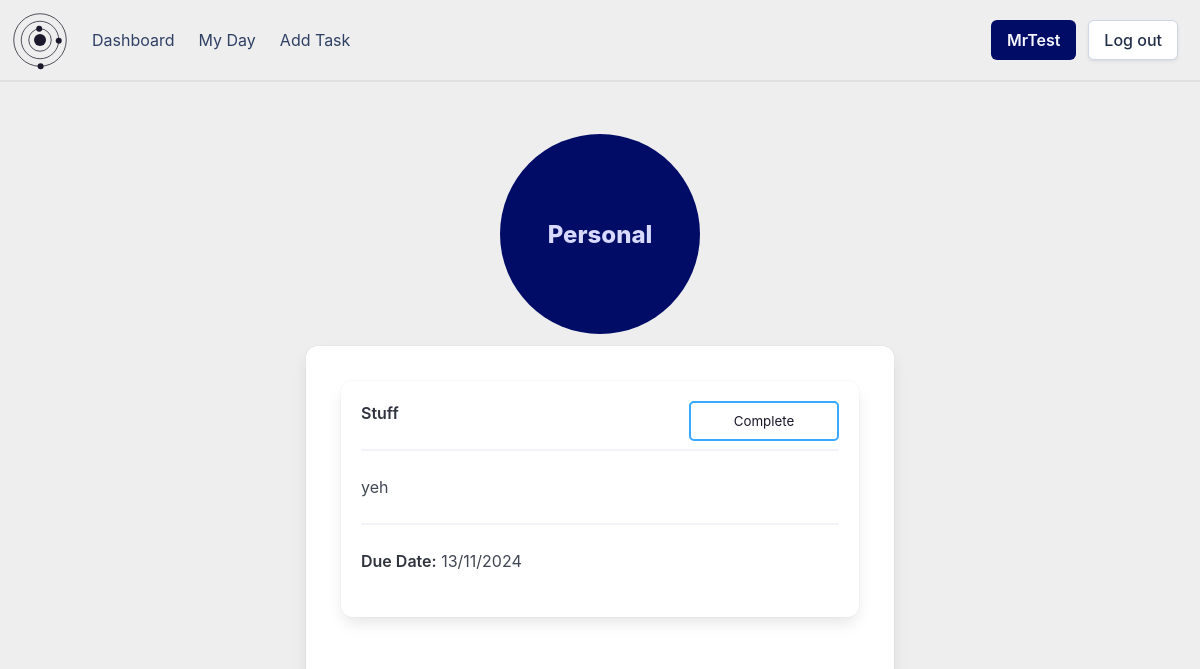
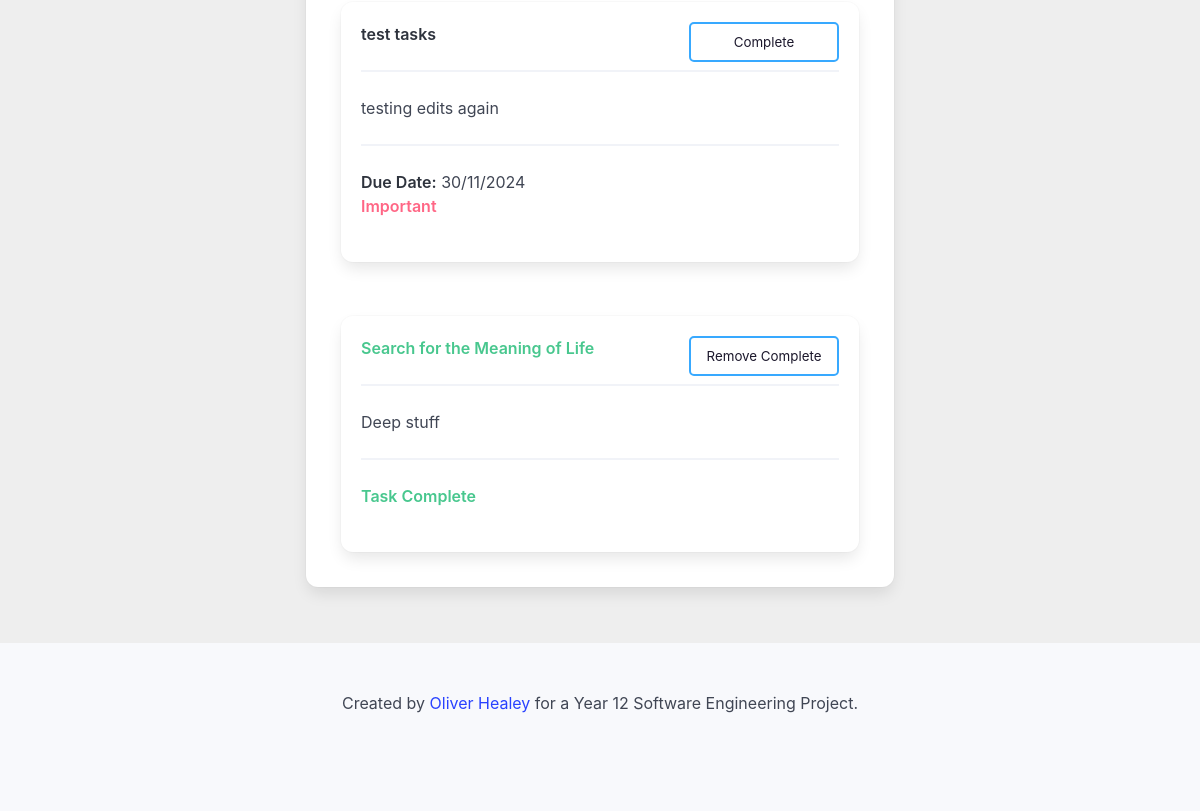
Page /group/c74d19f8-bd10-4c23-b916-0b0c3a8fa5c9 (signed in) on the earlier database version (2 pictures, top to bottom).
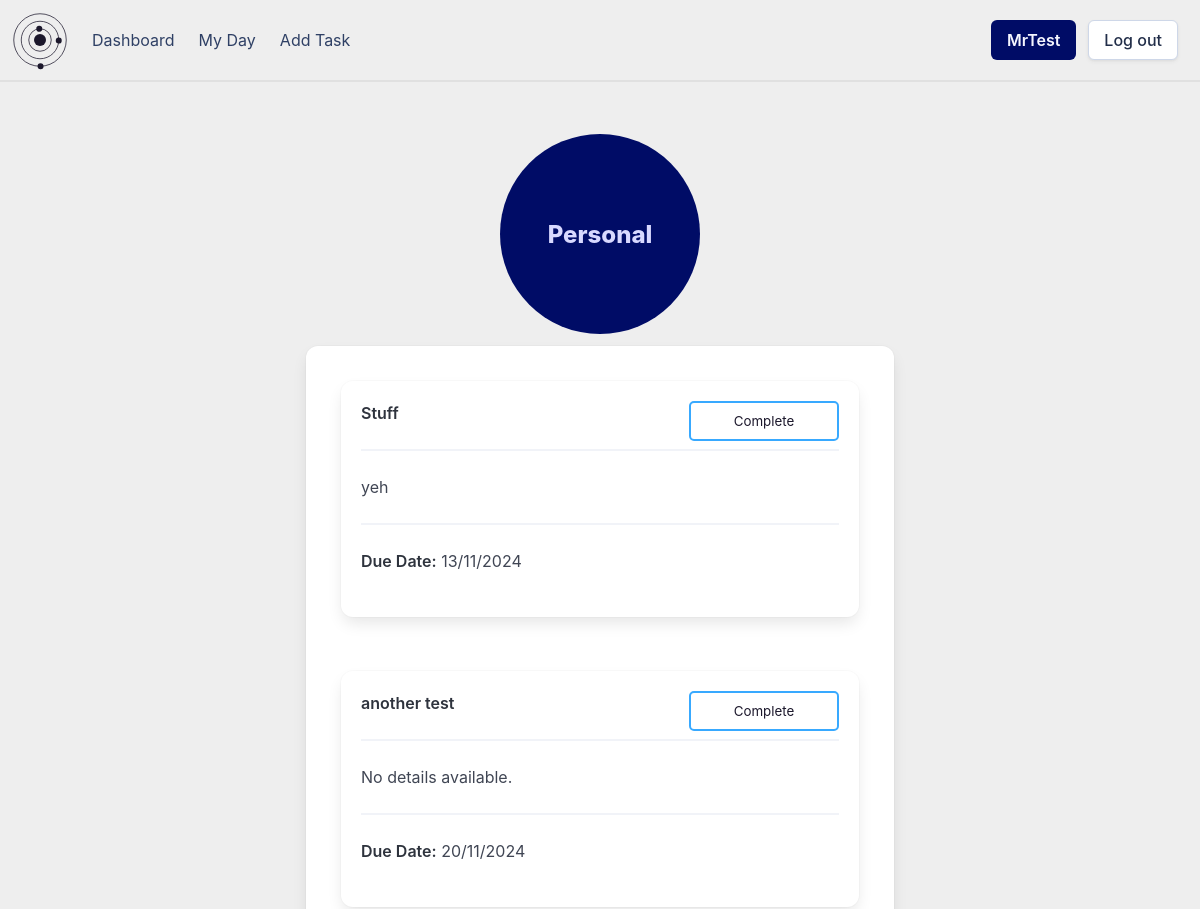
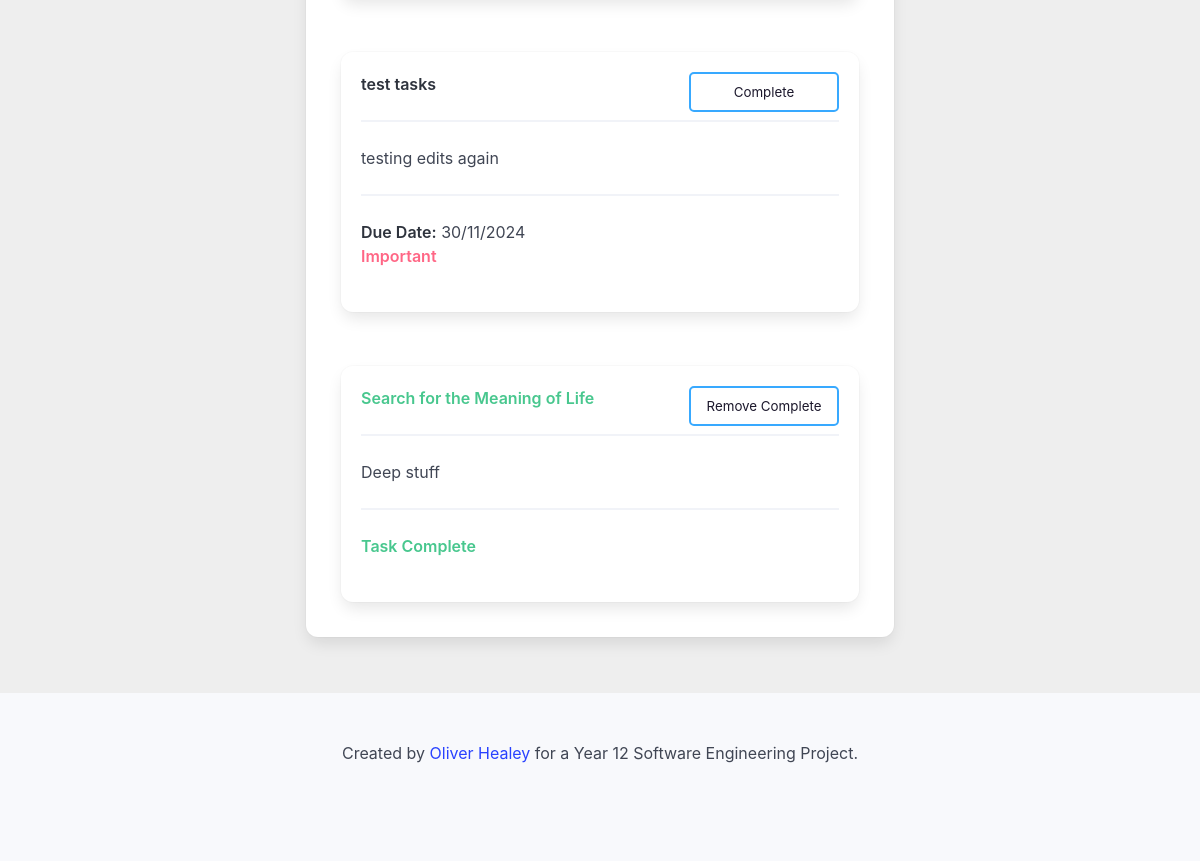
Same page on the later database version (2 pictures, top to bottom).
### setup_db.py (models this page shows)
class Group(Base):
    __tablename__ = 'groups'
    group_id = Column(String, primary_key=True, nullable=False)
    group_name = Column(String, nullable=False, unique=True)
    user_id = Column(String, ForeignKey('userdetails.id'), nullable=False)
    user = relationship('User', back_populates='groups')
    tasks = relationship('Task', back_populates='groups')

class Task(Base):
    __tablename__ = 'tasks'
    task_id = Column(String, primary_key=True)
    name = Column(String, nullable=False)
    details = Column(String)
    important = Column(Boolean, nullable=False)
    due_date = Column(DateTime, nullable=False)
    completed = Column(Boolean, nullable=False)
    user_id = Column(String, ForeignKey('userdetails.id'), nullable=False)
    group_id = Column(String, ForeignKey('groups.group_id'), nullable=False)
    user = relationship('User', back_populates='tasks')
    groups = relationship('Group', back_populates='tasks')

### app.py (the view)
@app.route('/group/<group_id>')
def viewGroup(group_id):
    if flaskSession.get('userId') is None:
        return redirect(url_for('login'))
    group = sessionDb.query(Group).filter(Group.group_id == group_id).first()
    tasks = sessionDb.query(Task).filter(Task.group_id == group_id).order_by(Task.due_date).all()
    return render_template('group.html', group=group, tasks=tasks, showDetails=True)

### templates/group.html (shortened to what this page needs)
{% extends 'base_loggedin.html' %}
{% block content %}
    <div class="circle-holder column is-full is-centered">
        <div class="group-circle" onclick="window.location.href='/group/{{ group.group_id }}'">
            <div class="hero-body">
                <p class="group-circle-title title is-4">{{ group.group_name }}</p>
            </div>
        </div>
    </div>
    <div class="columns is-centered">
        <div class="column is-half">
            <div class="box">
                <div class="columns is-multiline">
                    {% for task in tasks %}
                        {% if task.group_id == group.group_id %}
                            <div class="column is-full">
                                {% include 'task_box.html' %}
                            </div>
                        {% endif %}
                    {% endfor %}
                </div>
            </div>
        </div>
    </div>
{% endblock %}

### templates/base_loggedin.html (shortened to what this page needs)
<!DOCTYPE html>
<html>
    <head>
        <link rel="stylesheet" href= "{{ url_for('static',filename='styles/styles.css') }}">
    </head>
    <body>
        <div id="page-container">
            <header>
                <nav class="navbar" role="navigation" aria-label="main navigation">
                    <div class="navbar-brand">
                    </div>
                    <div class="navbar-menu">
                        <div class="navbar-start">
                            <a class="navbar-item" href="/dashboard">
                                Dashboard
                            </a>
                            <a class="navbar-item" href="/myday">
                                My Day
                            </a>
                            <a class="navbar-item" href="/addtask">
                                Add Task
                            </a>
                        </div>
                    <div class="navbar-end">
                        <div class="navbar-item">
                            <div class="buttons">
                                <a class="button is-link" href="">
                                <strong>{{ session['username'] }}</strong>
                                </a>
                                <a class="button" href="/">
                                    Log out
                                </a>
                            </div>
                        </div>
                    </div>
                    </div>
                </nav>
            </header>
            <section class="hero">
                <div class="hero-body">
            </section>
            <div class='content'>
                {% block content %}{% endblock %}
            </div>
            <div style="padding-bottom: 200px;"></div>
            <footer class="footer">
                <div class="content has-text-centered">
                    <p>
                        Created by <a href="https://github.com/healey-o/12-SE-webapp-assessment">Oliver Healey</a> for a Year 12 Software Engineering Project.
                    </p>
                </div>
            </footer>
        </div>
    </body>
</html>

### templates/task_box.html (shortened to what this page needs)
<div class="box task-box" onclick="window.location.href='/task/{{ task.task_id }}'">
    <div class="content">
        <p>
            <strong class="{{ 'has-text-success' if task.completed else '' }}">{{ task.name }}</strong>
            <hr>
            {% if showDetails %}
                {% if task.details %}
                    {{ task.details }}
                {% else %}
                    No details available.
                {% endif %}
                <hr>
            {% endif %}
            {% if not task.completed %}
                <strong class="">Due Date:</strong> {{ task.due_date.strftime('%d/%m/%Y') }}<br>
                {% if task.important %}
                    <strong class="has-text-danger circle-header">Important</strong><br>
                {% endif %}
            {% else %}
                <strong class="has-text-success">Task Complete</strong>
            {% endif %}
        </p>
    </div>
    {% if not task.completed %}
        <form action="/complete" method="POST">
            <input type="submit" value="Complete" class="task-complete-button">
        </form>
    {% else %}
        <form action="/decomplete" method="POST">
            <input type="submit" value="Remove Complete" class="task-complete-button">
        </form>
    {% endif %}
</div>

### static/styles/styles.css (style rules this page uses)
:root { --bulma-primary-h: 206deg; --bulma-primary-l: 61%; --bulma-link-l: 20%; --bulma-info-h: 63deg; --bulma-info-l: 68%; --bulma-scheme-s: 36%; --bulma-body-background-color: light-dark(#eeeeee, #0f141f); color-scheme: light dark; --accent-color: light-dark(#1c182c, #e0e0e0); --accent-color-invert: light-dark(#e0e0e0, #160f34); }
header { padding:10px; border-bottom: var(--accent-color-invert) solid 2px; }
body { margin: none; padding: none; }
#page-container { position: relative; min-height: 100vh; margin: none; padding: none; }
.navbar { background-color: var(--bulma-body-background-color); }
#logo-svg { padding-right: 10px; }
.hero-body { padding: 20px; }
.hero { margin-left: 20px; margin-right: 20px; border-radius: 20px; }
.circle-holder { display: flex; justify-content: center; align-items: center; }
.group-circle { position: relative; border-radius: 50%; width: 200px; text-align: center; align-content: center; overflow: visible; height: 200px; background-color: var(--bulma-link); }
.group-circle-title { color: #d8d9ff; }
.circle-header { color: #1c182c; }
.task-box { position: relative; overflow: hidden; transition: all 0.5s; cursor: pointer; margin: 15px; }
.task-box:before { content: ''; position: absolute; opacity: 0; height: 100%; width: 100%; top: 0px; bottom: 0px; right: 0px; align-content: center; padding: 10px; transition: 0.5s; color: #0f141f; background-color: var(--bulma-primary); }
.task-box:after { content: 'Click for more details...'; opacity: 0; position: absolute; bottom: -20px; right: 20px; transition: 0.5s; font-size: 0.7rem; }
.task-complete-button { position: absolute; top: 20px; right: 20px; width: 150px; height: 40px; background-color: transparent; border: var(--bulma-primary) solid 2px; color: var(--accent-color); border-radius: 5px; padding: 5px; cursor: pointer; }
.footer { position: absolute; bottom: 0px; width: 100%; }

Differences in the rows shown:
added Task: name "another test", details "No details available.", due_date "20/11/2024"
